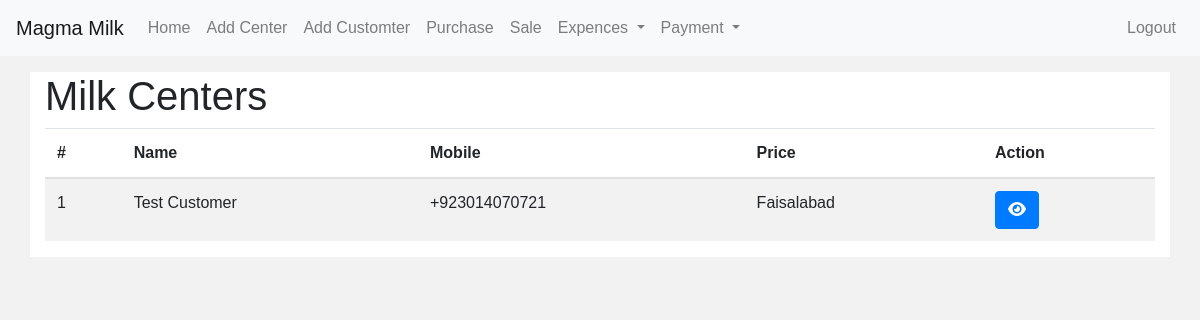
Screenshot of /customer_details/ with the database file from the repository.
### Store/models.py (models this page shows, shortened)
class Customer(models.Model):
    name = models.CharField(max_length=100)
    phone_number = models.CharField(max_length=15, blank=True, null=True)
    address = models.TextField(blank=True, null=True)
    registration_date = models.DateTimeField(auto_now_add=True)

### Store/views.py (the view)
# urls.py: path('customer_details/', views.customer_details, name='customer_details'),
def customer_details (request):
    customers=Customer.objects.all()
    return render(request, 'manager/customer_details.html',{'customers':customers})

### Store/templates/manager/customer_details.html (shortened to what this page needs)
{% extends 'manager/manager_dashbord.html' %}
{% block content %}
<div class="container bg-white mt-3">
    <h1>Milk Centers</h1>
    <div class="table-responsive">
        <table class="table table-striped">
            <thead>
                <tr>
                    <th>#</th>
                    <th>Name</th>
                    <th>Mobile</th>
                    <th>Price</th>
                    <th>Action</th>
                </tr>
            </thead>
            <tbody>
                {% for customer in customers %}
                <tr>
                    <td>{{ forloop.counter }}</td>
                    <td>{{ customer.name }}</td>
                    <td>{{ customer.phone_number}}</td>
                    <td>{{ customer.address }}</td>
                    <td>
                        <a href="{% url 'view_customer' customer.id %}" class="btn btn-primary">
                            <i class="fas fa-eye"></i>
                        </a>
                    </td>
                </tr>
                {% endfor %}
            </tbody>
        </table>
    </div>
</div>
{% endblock content %}

### Store/templates/manager/customer_details.html (style rules this page uses)
body { font-family: Arial, sans-serif; background-color: #f2f2f2; margin: 0; padding: 0; }

### rows the page displays
Customer: name "Test Customer", phone_number "+923014070721", address "Faisalabad"
